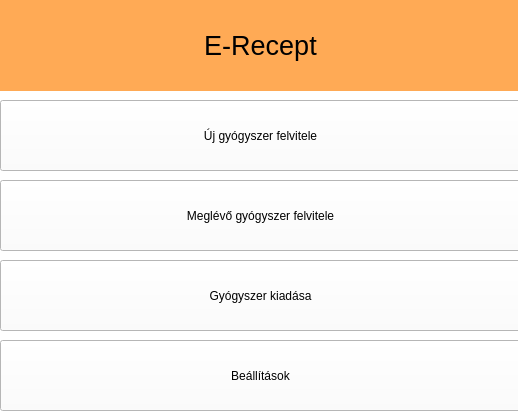
<?xml version="1.0" encoding="UTF-8"?>
<ui version="4.0">
 <class>MainWindow</class>
 <widget class="QMainWindow" name="MainWindow">
  <property name="geometry">
   <rect>
    <x>0</x>
    <y>0</y>
    <width>518</width>
    <height>412</height>
   </rect>
  </property>
  <property name="windowTitle">
   <string>E-recept</string>
  </property>
  <property name="styleSheet">
   <string notr="true">background: #FFFFFF
</string>
  </property>
  <widget class="QWidget" name="centralWidget">
   <widget class="QLabel" name="label">
    <property name="geometry">
     <rect>
      <x>0</x>
      <y>0</y>
      <width>521</width>
      <height>91</height>
     </rect>
    </property>
    <property name="palette">
     <palette>
      <active>
       <colorrole role="WindowText">
        <brush brushstyle="SolidPattern">
         <color alpha="255">
          <red>0</red>
          <green>0</green>
          <blue>0</blue>
         </color>
        </brush>
       </colorrole>
       <colorrole role="Button">
        <brush brushstyle="SolidPattern">
         <color alpha="255">
          <red>255</red>
          <green>170</green>
          <blue>85</blue>
         </color>
        </brush>
       </colorrole>
       <colorrole role="Light">
        <brush brushstyle="SolidPattern">
         <color alpha="255">
          <red>213</red>
          <green>234</green>
          <blue>255</blue>
         </color>
        </brush>
       </colorrole>
       <colorrole role="Midlight">
        <brush brushstyle="SolidPattern">
         <color alpha="255">
          <red>149</red>
          <green>202</green>
          <blue>255</blue>
         </color>
        </brush>
       </colorrole>
       <colorrole role="Dark">
        <brush brushstyle="SolidPattern">
         <color alpha="255">
          <red>42</red>
          <green>85</green>
          <blue>127</blue>
         </color>
        </brush>
       </colorrole>
       <colorrole role="Mid">
        <brush brushstyle="SolidPattern">
         <color alpha="255">
          <red>56</red>
          <green>113</green>
          <blue>170</blue>
         </color>
        </brush>
       </colorrole>
       <colorrole role="Text">
        <brush brushstyle="SolidPattern">
         <color alpha="255">
          <red>0</red>
          <green>0</green>
          <blue>0</blue>
         </color>
        </brush>
       </colorrole>
       <colorrole role="BrightText">
        <brush brushstyle="SolidPattern">
         <color alpha="255">
          <red>255</red>
          <green>255</green>
          <blue>255</blue>
         </color>
        </brush>
       </colorrole>
       <colorrole role="ButtonText">
        <brush brushstyle="SolidPattern">
         <color alpha="255">
          <red>0</red>
          <green>0</green>
          <blue>0</blue>
         </color>
        </brush>
       </colorrole>
       <colorrole role="Base">
        <brush brushstyle="SolidPattern">
         <color alpha="255">
          <red>255</red>
          <green>170</green>
          <blue>85</blue>
         </color>
        </brush>
       </colorrole>
       <colorrole role="Window">
        <brush brushstyle="SolidPattern">
         <color alpha="255">
          <red>255</red>
          <green>170</green>
          <blue>85</blue>
         </color>
        </brush>
       </colorrole>
       <colorrole role="Shadow">
        <brush brushstyle="SolidPattern">
         <color alpha="255">
          <red>0</red>
          <green>0</green>
          <blue>0</blue>
         </color>
        </brush>
       </colorrole>
       <colorrole role="AlternateBase">
        <brush brushstyle="SolidPattern">
         <color alpha="255">
          <red>170</red>
          <green>212</green>
          <blue>255</blue>
         </color>
        </brush>
       </colorrole>
       <colorrole role="ToolTipBase">
        <brush brushstyle="SolidPattern">
         <color alpha="255">
          <red>255</red>
          <green>255</green>
          <blue>220</blue>
         </color>
        </brush>
       </colorrole>
       <colorrole role="ToolTipText">
        <brush brushstyle="SolidPattern">
         <color alpha="255">
          <red>0</red>
          <green>0</green>
          <blue>0</blue>
         </color>
        </brush>
       </colorrole>
      </active>
      <inactive>
       <colorrole role="WindowText">
        <brush brushstyle="SolidPattern">
         <color alpha="255">
          <red>0</red>
          <green>0</green>
          <blue>0</blue>
         </color>
        </brush>
       </colorrole>
       <colorrole role="Button">
        <brush brushstyle="SolidPattern">
         <color alpha="255">
          <red>255</red>
          <green>170</green>
          <blue>85</blue>
         </color>
        </brush>
       </colorrole>
       <colorrole role="Light">
        <brush brushstyle="SolidPattern">
         <color alpha="255">
          <red>213</red>
          <green>234</green>
          <blue>255</blue>
         </color>
        </brush>
       </colorrole>
       <colorrole role="Midlight">
        <brush brushstyle="SolidPattern">
         <color alpha="255">
          <red>149</red>
          <green>202</green>
          <blue>255</blue>
         </color>
        </brush>
       </colorrole>
       <colorrole role="Dark">
        <brush brushstyle="SolidPattern">
         <color alpha="255">
          <red>42</red>
          <green>85</green>
          <blue>127</blue>
         </color>
        </brush>
       </colorrole>
       <colorrole role="Mid">
        <brush brushstyle="SolidPattern">
         <color alpha="255">
          <red>56</red>
          <green>113</green>
          <blue>170</blue>
         </color>
        </brush>
       </colorrole>
       <colorrole role="Text">
        <brush brushstyle="SolidPattern">
         <color alpha="255">
          <red>0</red>
          <green>0</green>
          <blue>0</blue>
         </color>
        </brush>
       </colorrole>
       <colorrole role="BrightText">
        <brush brushstyle="SolidPattern">
         <color alpha="255">
          <red>255</red>
          <green>255</green>
          <blue>255</blue>
         </color>
        </brush>
       </colorrole>
       <colorrole role="ButtonText">
        <brush brushstyle="SolidPattern">
         <color alpha="255">
          <red>0</red>
          <green>0</green>
          <blue>0</blue>
         </color>
        </brush>
       </colorrole>
       <colorrole role="Base">
        <brush brushstyle="SolidPattern">
         <color alpha="255">
          <red>255</red>
          <green>170</green>
          <blue>85</blue>
         </color>
        </brush>
       </colorrole>
       <colorrole role="Window">
        <brush brushstyle="SolidPattern">
         <color alpha="255">
          <red>255</red>
          <green>170</green>
          <blue>85</blue>
         </color>
        </brush>
       </colorrole>
       <colorrole role="Shadow">
        <brush brushstyle="SolidPattern">
         <color alpha="255">
          <red>0</red>
          <green>0</green>
          <blue>0</blue>
         </color>
        </brush>
       </colorrole>
       <colorrole role="AlternateBase">
        <brush brushstyle="SolidPattern">
         <color alpha="255">
          <red>170</red>
          <green>212</green>
          <blue>255</blue>
         </color>
        </brush>
       </colorrole>
       <colorrole role="ToolTipBase">
        <brush brushstyle="SolidPattern">
         <color alpha="255">
          <red>255</red>
          <green>255</green>
          <blue>220</blue>
         </color>
        </brush>
       </colorrole>
       <colorrole role="ToolTipText">
        <brush brushstyle="SolidPattern">
         <color alpha="255">
          <red>0</red>
          <green>0</green>
          <blue>0</blue>
         </color>
        </brush>
       </colorrole>
      </inactive>
      <disabled>
       <colorrole role="WindowText">
        <brush brushstyle="SolidPattern">
         <color alpha="255">
          <red>42</red>
          <green>85</green>
          <blue>127</blue>
         </color>
        </brush>
       </colorrole>
       <colorrole role="Button">
        <brush brushstyle="SolidPattern">
         <color alpha="255">
          <red>255</red>
          <green>170</green>
          <blue>85</blue>
         </color>
        </brush>
       </colorrole>
       <colorrole role="Light">
        <brush brushstyle="SolidPattern">
         <color alpha="255">
          <red>213</red>
          <green>234</green>
          <blue>255</blue>
         </color>
        </brush>
       </colorrole>
       <colorrole role="Midlight">
        <brush brushstyle="SolidPattern">
         <color alpha="255">
          <red>149</red>
          <green>202</green>
          <blue>255</blue>
         </color>
        </brush>
       </colorrole>
       <colorrole role="Dark">
        <brush brushstyle="SolidPattern">
         <color alpha="255">
          <red>42</red>
          <green>85</green>
          <blue>127</blue>
         </color>
        </brush>
       </colorrole>
       <colorrole role="Mid">
        <brush brushstyle="SolidPattern">
         <color alpha="255">
          <red>56</red>
          <green>113</green>
          <blue>170</blue>
         </color>
        </brush>
       </colorrole>
       <colorrole role="Text">
        <brush brushstyle="SolidPattern">
         <color alpha="255">
          <red>42</red>
          <green>85</green>
          <blue>127</blue>
         </color>
        </brush>
       </colorrole>
       <colorrole role="BrightText">
        <brush brushstyle="SolidPattern">
         <color alpha="255">
          <red>255</red>
          <green>255</green>
          <blue>255</blue>
         </color>
        </brush>
       </colorrole>
       <colorrole role="ButtonText">
        <brush brushstyle="SolidPattern">
         <color alpha="255">
          <red>42</red>
          <green>85</green>
          <blue>127</blue>
         </color>
        </brush>
       </colorrole>
       <colorrole role="Base">
        <brush brushstyle="SolidPattern">
         <color alpha="255">
          <red>255</red>
          <green>170</green>
          <blue>85</blue>
         </color>
        </brush>
       </colorrole>
       <colorrole role="Window">
        <brush brushstyle="SolidPattern">
         <color alpha="255">
          <red>255</red>
          <green>170</green>
          <blue>85</blue>
         </color>
        </brush>
       </colorrole>
       <colorrole role="Shadow">
        <brush brushstyle="SolidPattern">
         <color alpha="255">
          <red>0</red>
          <green>0</green>
          <blue>0</blue>
         </color>
        </brush>
       </colorrole>
       <colorrole role="AlternateBase">
        <brush brushstyle="SolidPattern">
         <color alpha="255">
          <red>85</red>
          <green>170</green>
          <blue>255</blue>
         </color>
        </brush>
       </colorrole>
       <colorrole role="ToolTipBase">
        <brush brushstyle="SolidPattern">
         <color alpha="255">
          <red>255</red>
          <green>255</green>
          <blue>220</blue>
         </color>
        </brush>
       </colorrole>
       <colorrole role="ToolTipText">
        <brush brushstyle="SolidPattern">
         <color alpha="255">
          <red>0</red>
          <green>0</green>
          <blue>0</blue>
         </color>
        </brush>
       </colorrole>
      </disabled>
     </palette>
    </property>
    <property name="font">
     <font>
      <pointsize>20</pointsize>
     </font>
    </property>
    <property name="styleSheet">
     <string notr="true">background: #ffaa55
</string>
    </property>
    <property name="text">
     <string>E-Recept</string>
    </property>
    <property name="alignment">
     <set>Qt::AlignCenter</set>
    </property>
   </widget>
   <widget class="QPushButton" name="pushButton">
    <property name="geometry">
     <rect>
      <x>0</x>
      <y>100</y>
      <width>521</width>
      <height>71</height>
     </rect>
    </property>
    <property name="text">
     <string>Új gyógyszer felvitele</string>
    </property>
   </widget>
   <widget class="QPushButton" name="pushButton_2">
    <property name="geometry">
     <rect>
      <x>0</x>
      <y>180</y>
      <width>521</width>
      <height>71</height>
     </rect>
    </property>
    <property name="text">
     <string>Meglévő gyógyszer felvitele</string>
    </property>
   </widget>
   <widget class="QPushButton" name="pushButton_3">
    <property name="geometry">
     <rect>
      <x>0</x>
      <y>260</y>
      <width>521</width>
      <height>71</height>
     </rect>
    </property>
    <property name="text">
     <string>Gyógyszer kiadása</string>
    </property>
   </widget>
   <widget class="QPushButton" name="pushButton_4">
    <property name="geometry">
     <rect>
      <x>0</x>
      <y>340</y>
      <width>521</width>
      <height>71</height>
     </rect>
    </property>
    <property name="text">
     <string>Beállítások</string>
    </property>
   </widget>
  </widget>
 </widget>
 <layoutdefault spacing="6" margin="11"/>
 <resources/>
 <connections/>
</ui>
